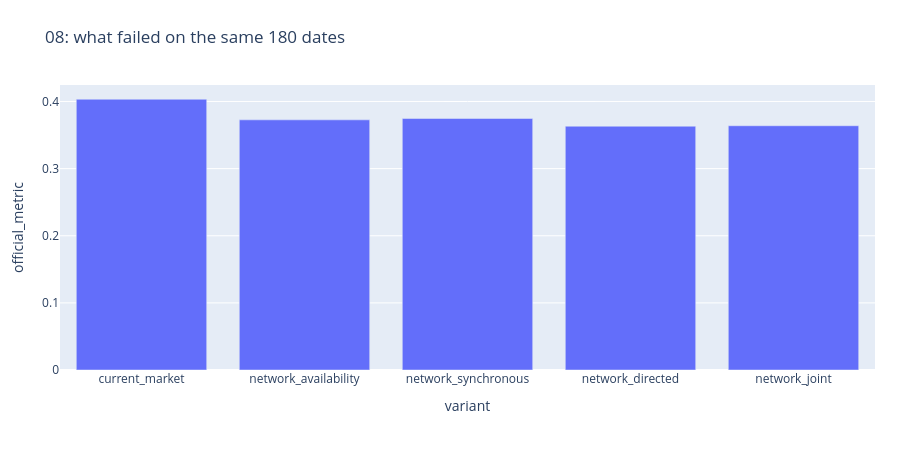

Write notebook code for a chart like this one.
### Markdown cell above
## Prior matched result

### Code cell
figures[0][1].show()

### Figure 1 — Plotly figure (JSON) as saved in the notebook; plotly's stock layout.template omitted (floating-point values rounded to 4 significant figures)
{"data": [{"hovertemplate": "variant=%{x}<br>official_metric=%{y}<extra></extra>", "legendgroup": "", "marker": {"color": "#636efa", "pattern": {"shape": ""}}, "name": "", "orientation": "v", "showlegend": false, "textposition": "auto", "type": "bar", "x": ["current_market", "network_availability", "network_synchronous", "network_directed", "network_joint"], "xaxis": "x", "y": [0.4034, 0.3727, 0.3747, 0.3632, 0.3639], "yaxis": "y"}], "layout": {"barmode": "relative", "height": 470, "legend": {"title": {"text": ""}, "tracegroupgap": 0}, "margin": {"b": 100, "l": 60, "r": 25, "t": 85}, "title": {"text": "08: what failed on the same 180 dates"}, "xaxis": {"anchor": "y", "domain": [0, 1], "title": {"text": "variant"}}, "yaxis": {"anchor": "x", "domain": [0, 1], "title": {"text": "official_metric"}}}}
